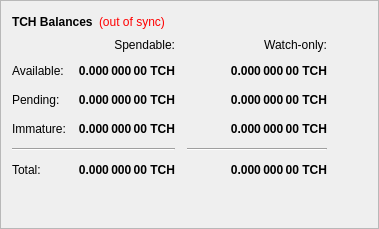
                                <widget class="QFrame" name="frame">
                                  <property name="frameShape">
                                    <enum>QFrame::StyledPanel</enum>
                                  </property>
                                  <property name="frameShadow">
                                    <enum>QFrame::Raised</enum>
                                  </property>
                                  <layout class="QVBoxLayout" name="verticalLayout_4">
                                    <item>
                                      <layout class="QHBoxLayout" name="horizontalLayout_4">
                                        <item>
                                          <widget class="QLabel" name="label_5">
                                            <property name="font">
                                              <font>
                                                <weight>75</weight>
                                                <bold>true</bold>
                                              </font>
                                            </property>
                                            <property name="text">
                                              <string>TCH Balances</string>
                                            </property>
                                          </widget>
                                        </item>
                                        <item>
                                          <widget class="QLabel" name="labelWalletStatus">
                                            <property name="cursor">
                                              <cursorShape>WhatsThisCursor</cursorShape>
                                            </property>
                                            <property name="toolTip">
                                              <string>The displayed information may be out of date. Your wallet automatically synchronizes with the TheCash network after a connection is established, but this process has not completed yet.</string>
                                            </property>
                                            <property name="styleSheet">
                                              <string notr="true">QLabel { color: red; }</string>
                                            </property>
                                            <property name="text">
                                              <string notr="true">(out of sync)</string>
                                            </property>
                                            <property name="alignment">
                                              <set>Qt::AlignLeading|Qt::AlignLeft|Qt::AlignVCenter</set>
                                            </property>
                                          </widget>
                                        </item>
                                        <item>
                                          <spacer name="horizontalSpacer_3">
                                            <property name="orientation">
                                              <enum>Qt::Horizontal</enum>
                                            </property>
                                            <property name="sizeHint" stdset="0">
                                              <size>
                                                <width>40</width>
                                                <height>20</height>
                                              </size>
                                            </property>
                                          </spacer>
                                        </item>
                                      </layout>
                                    </item>
                                    <item>
                                      <layout class="QGridLayout" name="gridLayout">
                                        <property name="spacing">
                                          <number>12</number>
                                        </property>
                                        <item row="2" column="2">
                                          <widget class="QLabel" name="labelWatchPending">
                                            <property name="font">
                                              <font>
                                                <weight>75</weight>
                                                <bold>true</bold>
                                              </font>
                                            </property>
                                            <property name="cursor">
                                              <cursorShape>IBeamCursor</cursorShape>
                                            </property>
                                            <property name="toolTip">
                                              <string>Unconfirmed transactions to watch-only addresses</string>
                                            </property>
                                            <property name="text">
                                              <string notr="true">0.000 000 00 TCH</string>
                                            </property>
                                            <property name="alignment">
                                              <set>Qt::AlignRight|Qt::AlignTrailing|Qt::AlignVCenter</set>
                                            </property>
                                            <property name="textInteractionFlags">
                                              <set>Qt::LinksAccessibleByMouse|Qt::TextSelectableByKeyboard|Qt::TextSelectableByMouse</set>
                                            </property>
                                          </widget>
                                        </item>
                                        <item row="2" column="1">
                                          <widget class="QLabel" name="labelUnconfirmed">
                                            <property name="font">
                                              <font>
                                                <weight>75</weight>
                                                <bold>true</bold>
                                              </font>
                                            </property>
                                            <property name="cursor">
                                              <cursorShape>IBeamCursor</cursorShape>
                                            </property>
                                            <property name="toolTip">
                                              <string>Total of transactions that have yet to be confirmed, and do not yet count toward the spendable balance</string>
                                            </property>
                                            <property name="text">
                                              <string notr="true">0.000 000 00 TCH</string>
                                            </property>
                                            <property name="alignment">
                                              <set>Qt::AlignRight|Qt::AlignTrailing|Qt::AlignVCenter</set>
                                            </property>
                                            <property name="textInteractionFlags">
                                              <set>Qt::LinksAccessibleByMouse|Qt::TextSelectableByKeyboard|Qt::TextSelectableByMouse</set>
                                            </property>
                                          </widget>
                                        </item>
                                        <item row="3" column="2">
                                          <widget class="QLabel" name="labelWatchImmature">
                                            <property name="font">
                                              <font>
                                                <weight>75</weight>
                                                <bold>true</bold>
                                              </font>
                                            </property>
                                            <property name="cursor">
                                              <cursorShape>IBeamCursor</cursorShape>
                                            </property>
                                            <property name="toolTip">
                                              <string>Staked or masternode rewards in watch-only addresses that has not yet matured</string>
                                            </property>
                                            <property name="text">
                                              <string notr="true">0.000 000 00 TCH</string>
                                            </property>
                                            <property name="alignment">
                                              <set>Qt::AlignRight|Qt::AlignTrailing|Qt::AlignVCenter</set>
                                            </property>
                                            <property name="textInteractionFlags">
                                              <set>Qt::LinksAccessibleByMouse|Qt::TextSelectableByKeyboard|Qt::TextSelectableByMouse</set>
                                            </property>
                                          </widget>
                                        </item>
                                        <item row="4" column="0" colspan="2">
                                          <widget class="Line" name="lineSpendableBalance">
                                            <property name="orientation">
                                              <enum>Qt::Horizontal</enum>
                                            </property>
                                          </widget>
                                        </item>
                                        <item row="4" column="2">
                                          <widget class="Line" name="lineWatchBalance">
                                            <property name="sizePolicy">
                                              <sizepolicy hsizetype="Preferred" vsizetype="Fixed">
                                                <horstretch>0</horstretch>
                                                <verstretch>0</verstretch>
                                              </sizepolicy>
                                            </property>
                                            <property name="minimumSize">
                                              <size>
                                                <width>140</width>
                                                <height>0</height>
                                              </size>
                                            </property>
                                            <property name="orientation">
                                              <enum>Qt::Horizontal</enum>
                                            </property>
                                          </widget>
                                        </item>
                                        <item row="5" column="0">
                                          <widget class="QLabel" name="labelTotalText">
                                            <property name="text">
                                              <string>Total:</string>
                                            </property>
                                          </widget>
                                        </item>
                                        <item row="3" column="1">
                                          <widget class="QLabel" name="labelImmature">
                                            <property name="font">
                                              <font>
                                                <weight>75</weight>
                                                <bold>true</bold>
                                              </font>
                                            </property>
                                            <property name="cursor">
                                              <cursorShape>IBeamCursor</cursorShape>
                                            </property>
                                            <property name="toolTip">
                                              <string>Staked or masternode rewards that has not yet matured</string>
                                            </property>
                                            <property name="text">
                                              <string notr="true">0.000 000 00 TCH</string>
                                            </property>
                                            <property name="alignment">
                                              <set>Qt::AlignRight|Qt::AlignTrailing|Qt::AlignVCenter</set>
                                            </property>
                                            <property name="textInteractionFlags">
                                              <set>Qt::LinksAccessibleByMouse|Qt::TextSelectableByKeyboard|Qt::TextSelectableByMouse</set>
                                            </property>
                                          </widget>
                                        </item>
                                        <item row="2" column="3">
                                          <spacer name="horizontalSpacer_2">
                                            <property name="orientation">
                                              <enum>Qt::Horizontal</enum>
                                            </property>
                                            <property name="sizeHint" stdset="0">
                                              <size>
                                                <width>40</width>
                                                <height>20</height>
                                              </size>
                                            </property>
                                          </spacer>
                                        </item>
                                        <item row="3" column="0">
                                          <widget class="QLabel" name="labelImmatureText">
                                            <property name="text">
                                              <string>Immature:</string>
                                            </property>
                                          </widget>
                                        </item>
                                        <item row="5" column="1">
                                          <widget class="QLabel" name="labelTotal">
                                            <property name="font">
                                              <font>
                                                <weight>75</weight>
                                                <bold>true</bold>
                                              </font>
                                            </property>
                                            <property name="cursor">
                                              <cursorShape>IBeamCursor</cursorShape>
                                            </property>
                                            <property name="toolTip">
                                              <string>Your current total balance</string>
                                            </property>
                                            <property name="text">
                                              <string notr="true">0.000 000 00 TCH</string>
                                            </property>
                                            <property name="alignment">
                                              <set>Qt::AlignRight|Qt::AlignTrailing|Qt::AlignVCenter</set>
                                            </property>
                                            <property name="textInteractionFlags">
                                              <set>Qt::LinksAccessibleByMouse|Qt::TextSelectableByKeyboard|Qt::TextSelectableByMouse</set>
                                            </property>
                                          </widget>
                                        </item>
                                        <item row="5" column="2">
                                          <widget class="QLabel" name="labelWatchTotal">
                                            <property name="font">
                                              <font>
                                                <weight>75</weight>
                                                <bold>true</bold>
                                              </font>
                                            </property>
                                            <property name="cursor">
                                              <cursorShape>IBeamCursor</cursorShape>
                                            </property>
                                            <property name="toolTip">
                                              <string>Current total balance in watch-only addresses</string>
                                            </property>
                                            <property name="text">
                                              <string notr="true">0.000 000 00 TCH</string>
                                            </property>
                                            <property name="alignment">
                                              <set>Qt::AlignRight|Qt::AlignTrailing|Qt::AlignVCenter</set>
                                            </property>
                                            <property name="textInteractionFlags">
                                              <set>Qt::LinksAccessibleByMouse|Qt::TextSelectableByKeyboard|Qt::TextSelectableByMouse</set>
                                            </property>
                                          </widget>
                                        </item>
                                        <item row="0" column="2">
                                          <widget class="QLabel" name="labelWatchonly">
                                            <property name="text">
                                              <string>Watch-only:</string>
                                            </property>
                                            <property name="alignment">
                                              <set>Qt::AlignRight|Qt::AlignTrailing|Qt::AlignVCenter</set>
                                            </property>
                                          </widget>
                                        </item>
                                        <item row="1" column="0">
                                          <widget class="QLabel" name="labelBalanceText">
                                            <property name="text">
                                              <string>Available:</string>
                                            </property>
                                          </widget>
                                        </item>
                                        <item row="1" column="1">
                                          <widget class="QLabel" name="labelBalance">
                                            <property name="font">
                                              <font>
                                                <weight>75</weight>
                                                <bold>true</bold>
                                              </font>
                                            </property>
                                            <property name="cursor">
                                              <cursorShape>IBeamCursor</cursorShape>
                                            </property>
                                            <property name="toolTip">
                                              <string>Your current spendable balance</string>
                                            </property>
                                            <property name="text">
                                              <string notr="true">0.000 000 00 TCH</string>
                                            </property>
                                            <property name="alignment">
                                              <set>Qt::AlignRight|Qt::AlignTrailing|Qt::AlignVCenter</set>
                                            </property>
                                            <property name="textInteractionFlags">
                                              <set>Qt::LinksAccessibleByMouse|Qt::TextSelectableByKeyboard|Qt::TextSelectableByMouse</set>
                                            </property>
                                          </widget>
                                        </item>
                                        <item row="1" column="2">
                                          <widget class="QLabel" name="labelWatchAvailable">
                                            <property name="font">
                                              <font>
                                                <weight>75</weight>
                                                <bold>true</bold>
                                              </font>
                                            </property>
                                            <property name="cursor">
                                              <cursorShape>IBeamCursor</cursorShape>
                                            </property>
                                            <property name="toolTip">
                                              <string>Your current balance in watch-only addresses</string>
                                            </property>
                                            <property name="text">
                                              <string notr="true">0.000 000 00 TCH</string>
                                            </property>
                                            <property name="alignment">
                                              <set>Qt::AlignRight|Qt::AlignTrailing|Qt::AlignVCenter</set>
                                            </property>
                                            <property name="textInteractionFlags">
                                              <set>Qt::LinksAccessibleByMouse|Qt::TextSelectableByKeyboard|Qt::TextSelectableByMouse</set>
                                            </property>
                                          </widget>
                                        </item>
                                        <item row="2" column="0">
                                          <widget class="QLabel" name="labelPendingText">
                                            <property name="text">
                                              <string>Pending:</string>
                                            </property>
                                          </widget>
                                        </item>
                                        <item row="0" column="1">
                                          <widget class="QLabel" name="labelSpendable">
                                            <property name="text">
                                              <string>Spendable:</string>
                                            </property>
                                            <property name="alignment">
                                              <set>Qt::AlignRight|Qt::AlignTrailing|Qt::AlignVCenter</set>
                                            </property>
                                          </widget>
                                        </item>
                                      </layout>
                                    </item>
                                    <item>
                                      <spacer name="verticalSpacer_4">
                                        <property name="orientation">
                                          <enum>Qt::Vertical</enum>
                                        </property>
                                        <property name="sizeHint" stdset="0">
                                          <size>
                                            <width>20</width>
                                            <height>40</height>
                                          </size>
                                        </property>
                                      </spacer>
                                    </item>
                                  </layout>
                                </widget>
